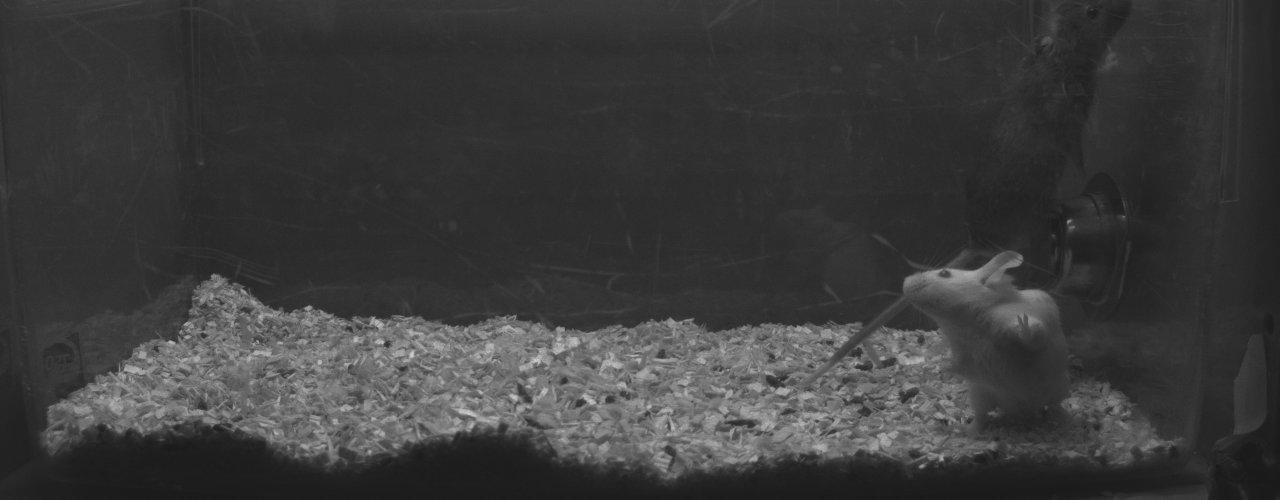
#> input picture Investigation/bbox_poc/MARS_front_00000.jpg, 1280 x 500 px
$ python bbox_front_poc.py
#> lines starting #> are read from the running program, lines starting #| are printed output that depends on the picture
from PIL import Image, ImageDraw, ImageFont
"""
For top:
    nine anatomical keypoints in the top-view video
    (the nose, ears, base of neck, hips, and tail base, midpoint, and endpoint)
For front:
    there could be 9 + (1-4) keypoints (top-view keypoints plus the four paws)
"""


image_path = "MARS_front_00000.jpg"

# Coordinates and labels
labels = [
    "nose tip",
    "right ear",
    "left ear",
    "neck",
    "right side body",
    "left side body",
    "tail base",
    "middle tail",
    "end tail"
]
coords_black = {
    "x": [
        1115.7, 1065.0, 1049.2, 1046.2, 1062.0,
        996.8, 986.7, 997.8, 1005.9, 1021.0, 1071.4
    ],
    "y": [
        8.1, 36.3, 33.0, 67.3, 138.1,
        201.8, 240.0, 261.1, 266.1, 198.8, 188.1
    ]
}

# Adjust labels for extra points
labels += ["extra_point"] * (len(coords_black["x"]) - len(labels))

try:
    # Open image and ensure RGB mode
    image = Image.open(image_path).convert("RGB")
    draw = ImageDraw.Draw(image)

    # Load font
    font = None
    try:
        font_size = max(12, int(image.size[1] * 0.03))  # Dynamically adjust font size
#> font_size = 15
        font = ImageFont.truetype("arial.ttf", font_size)
    except IOError:
        font = ImageFont.load_default()

    # Draw keypoints and labels
    for i, (x, y) in enumerate(zip(coords_black["x"], coords_black["y"])):
        draw.ellipse((x - 3, y - 3, x + 3, y + 3), fill="red")
        draw.text((x + 5, y - 10), labels[i], fill="white", font=font)

    # Calculate bounding box with margin
    MARGIN = 30
    x_min, y_min = min(coords_black["x"]) - MARGIN, min(coords_black["y"]) - MARGIN
    x_max, y_max = max(coords_black["x"]) + MARGIN, max(coords_black["y"]) + MARGIN

    # Clip bounding box to image dimensions
    img_width, img_height = image.size
#> img_width = 1280; img_height = 500
    x_min = max(0, x_min)
    y_min = max(0, y_min)
    x_max = min(img_width, x_max)
#> x_max = 1145.7
    y_max = min(img_height, y_max)
#> y_max = 296.1

    # Draw bounding box
    draw.rectangle([x_min, y_min, x_max, y_max], outline="yellow", width=3)

    # Show and save the annotated image
    image.show()
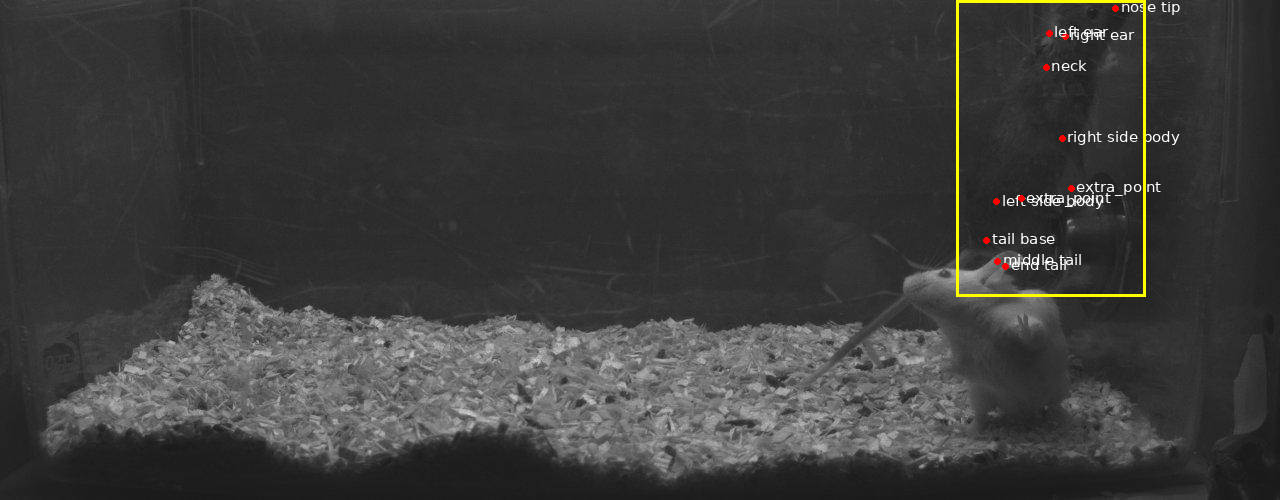
#> shown: PIL image 1280x500 RGB; mean R, G, B 60.8, 60.6, 59.5
    output_path = "front_with_keypoints_and_bbox.jpg"
    image.save(output_path)
    print(f"Annotated image saved at: {output_path}")

except FileNotFoundError:
    print("Image file not found. Please provide a valid image path.")

$ run again, with Investigation/bbox_poc/MARS_top_00000.jpg copied over Investigation/bbox_poc/MARS_front_00000.jpg
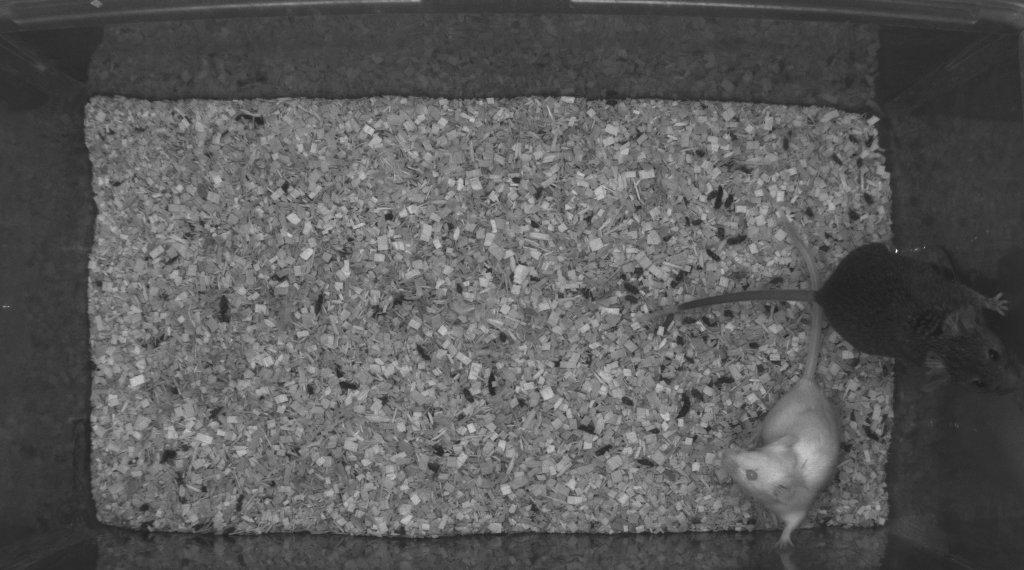
#> input picture Investigation/bbox_poc/MARS_top_00000.jpg, 1024 x 570 px
#> `image.show()`:
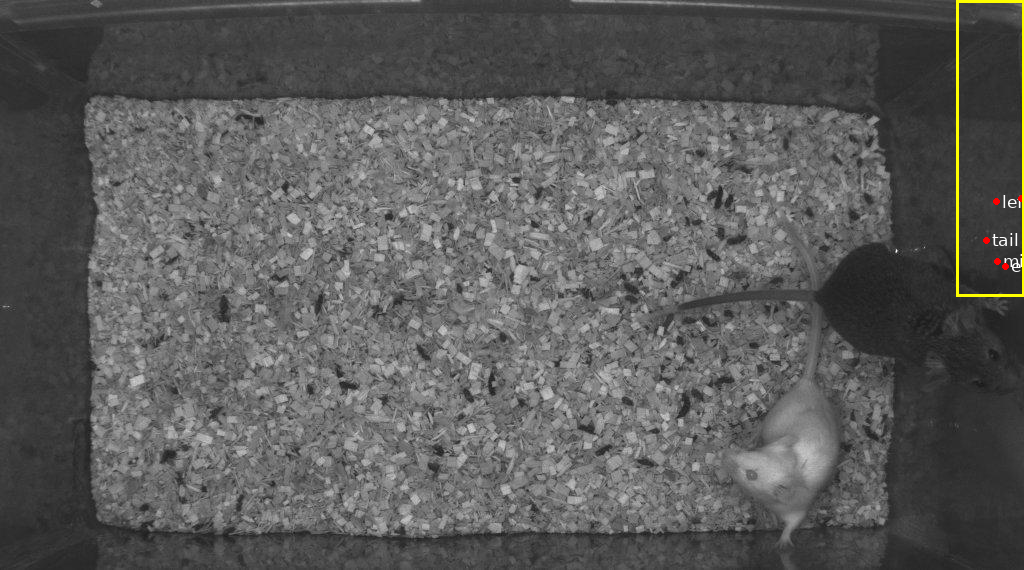
#> shown: PIL image 1024x570 RGB; mean R, G, B 91.2, 91.2, 90.4
